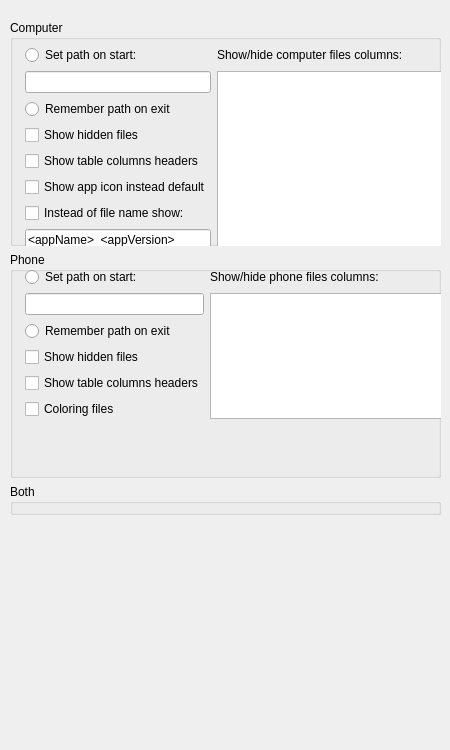
      <widget class="QWidget" name="pageSettingsFile">
       <widget class="QWidget" name="layoutWidget">
        <property name="geometry">
         <rect>
          <x>10</x>
          <y>20</y>
          <width>431</width>
          <height>721</height>
         </rect>
        </property>
        <layout class="QVBoxLayout" name="layoutFileSettings">
         <item>
          <widget class="QGroupBox" name="groupComputer">
           <property name="sizePolicy">
            <sizepolicy hsizetype="Expanding" vsizetype="Expanding">
             <horstretch>0</horstretch>
             <verstretch>0</verstretch>
            </sizepolicy>
           </property>
           <property name="title">
            <string>Computer</string>
           </property>
           <widget class="QWidget" name="layoutWidget_5">
            <property name="geometry">
             <rect>
              <x>10</x>
              <y>20</y>
              <width>502</width>
              <height>282</height>
             </rect>
            </property>
            <layout class="QGridLayout" name="gridComputer">
             <item row="1" column="1">
              <widget class="QRadioButton" name="radioComputerPath">
               <property name="sizePolicy">
                <sizepolicy hsizetype="Preferred" vsizetype="Fixed">
                 <horstretch>0</horstretch>
                 <verstretch>0</verstretch>
                </sizepolicy>
               </property>
               <property name="text">
                <string>Set path on start:</string>
               </property>
              </widget>
             </item>
             <item row="2" column="1">
              <widget class="QLineEdit" name="editComputerPath">
               <property name="sizePolicy">
                <sizepolicy hsizetype="Preferred" vsizetype="Fixed">
                 <horstretch>0</horstretch>
                 <verstretch>0</verstretch>
                </sizepolicy>
               </property>
              </widget>
             </item>
             <item row="3" column="1">
              <widget class="QRadioButton" name="radioComputerRemPath">
               <property name="sizePolicy">
                <sizepolicy hsizetype="Preferred" vsizetype="Fixed">
                 <horstretch>0</horstretch>
                 <verstretch>0</verstretch>
                </sizepolicy>
               </property>
               <property name="text">
                <string>Remember path on exit</string>
               </property>
              </widget>
             </item>
             <item row="4" column="1">
              <widget class="QCheckBox" name="checkComputerHidden">
               <property name="sizePolicy">
                <sizepolicy hsizetype="Preferred" vsizetype="Fixed">
                 <horstretch>0</horstretch>
                 <verstretch>0</verstretch>
                </sizepolicy>
               </property>
               <property name="text">
                <string>Show hidden files</string>
               </property>
              </widget>
             </item>
             <item row="5" column="1">
              <widget class="QCheckBox" name="checkShowComputerHeaders">
               <property name="enabled">
                <bool>true</bool>
               </property>
               <property name="sizePolicy">
                <sizepolicy hsizetype="Preferred" vsizetype="Fixed">
                 <horstretch>0</horstretch>
                 <verstretch>0</verstretch>
                </sizepolicy>
               </property>
               <property name="text">
                <string>Show table columns headers</string>
               </property>
              </widget>
             </item>
             <item row="2" column="0">
              <spacer name="horizontalSpacer_27">
               <property name="orientation">
                <enum>Qt::Horizontal</enum>
               </property>
               <property name="sizeType">
                <enum>QSizePolicy::Fixed</enum>
               </property>
               <property name="sizeHint" stdset="0">
                <size>
                 <width>5</width>
                 <height>20</height>
                </size>
               </property>
              </spacer>
             </item>
             <item row="2" column="4">
              <spacer name="horizontalSpacer_28">
               <property name="orientation">
                <enum>Qt::Horizontal</enum>
               </property>
               <property name="sizeType">
                <enum>QSizePolicy::Fixed</enum>
               </property>
               <property name="sizeHint" stdset="0">
                <size>
                 <width>5</width>
                 <height>20</height>
                </size>
               </property>
              </spacer>
             </item>
             <item row="9" column="1">
              <spacer name="verticalSpacer_27">
               <property name="orientation">
                <enum>Qt::Vertical</enum>
               </property>
               <property name="sizeType">
                <enum>QSizePolicy::Expanding</enum>
               </property>
               <property name="sizeHint" stdset="0">
                <size>
                 <width>20</width>
                 <height>5</height>
                </size>
               </property>
              </spacer>
             </item>
             <item row="6" column="1">
              <widget class="QCheckBox" name="checkAppIcon">
               <property name="sizePolicy">
                <sizepolicy hsizetype="Preferred" vsizetype="Fixed">
                 <horstretch>0</horstretch>
                 <verstretch>0</verstretch>
                </sizepolicy>
               </property>
               <property name="text">
                <string>Show app icon instead default</string>
               </property>
              </widget>
             </item>
             <item row="7" column="1">
              <widget class="QCheckBox" name="checkAppName">
               <property name="sizePolicy">
                <sizepolicy hsizetype="Preferred" vsizetype="Fixed">
                 <horstretch>0</horstretch>
                 <verstretch>0</verstretch>
                </sizepolicy>
               </property>
               <property name="text">
                <string>Instead of file name show:</string>
               </property>
              </widget>
             </item>
             <item row="8" column="1">
              <widget class="QLineEdit" name="editAppName">
               <property name="sizePolicy">
                <sizepolicy hsizetype="Preferred" vsizetype="Fixed">
                 <horstretch>0</horstretch>
                 <verstretch>0</verstretch>
                </sizepolicy>
               </property>
               <property name="toolTip">
                <string>Available variables:
&lt;appName&gt;
&lt;appVersion&gt;
&lt;packageName&gt;</string>
               </property>
               <property name="text">
                <string notr="true">&lt;appName&gt;_&lt;appVersion&gt;</string>
               </property>
              </widget>
             </item>
             <item row="0" column="1">
              <spacer name="verticalSpacer_26">
               <property name="orientation">
                <enum>Qt::Vertical</enum>
               </property>
               <property name="sizeType">
                <enum>QSizePolicy::Fixed</enum>
               </property>
               <property name="sizeHint" stdset="0">
                <size>
                 <width>20</width>
                 <height>5</height>
                </size>
               </property>
              </spacer>
             </item>
             <item row="1" column="2">
              <widget class="QLabel" name="label_15">
               <property name="text">
                <string>Show/hide computer files columns:</string>
               </property>
              </widget>
             </item>
             <item row="2" column="2" rowspan="7">
              <widget class="QListView" name="listComputerColumn"/>
             </item>
             <item row="2" column="3">
              <spacer name="horizontalSpacer_6">
               <property name="orientation">
                <enum>Qt::Horizontal</enum>
               </property>
               <property name="sizeHint" stdset="0">
                <size>
                 <width>40</width>
                 <height>20</height>
                </size>
               </property>
              </spacer>
             </item>
            </layout>
           </widget>
          </widget>
         </item>
         <item>
          <widget class="QGroupBox" name="groupPhone">
           <property name="sizePolicy">
            <sizepolicy hsizetype="Expanding" vsizetype="Expanding">
             <horstretch>0</horstretch>
             <verstretch>0</verstretch>
            </sizepolicy>
           </property>
           <property name="title">
            <string>Phone</string>
           </property>
           <widget class="QWidget" name="layoutWidget_6">
            <property name="geometry">
             <rect>
              <x>10</x>
              <y>10</y>
              <width>468</width>
              <height>214</height>
             </rect>
            </property>
            <layout class="QGridLayout" name="gridPhone">
             <item row="1" column="1">
              <widget class="QRadioButton" name="radioPhonePath">
               <property name="sizePolicy">
                <sizepolicy hsizetype="Preferred" vsizetype="Fixed">
                 <horstretch>0</horstretch>
                 <verstretch>0</verstretch>
                </sizepolicy>
               </property>
               <property name="text">
                <string>Set path on start:</string>
               </property>
              </widget>
             </item>
             <item row="2" column="1">
              <widget class="QLineEdit" name="editPhonePath">
               <property name="sizePolicy">
                <sizepolicy hsizetype="Preferred" vsizetype="Fixed">
                 <horstretch>0</horstretch>
                 <verstretch>0</verstretch>
                </sizepolicy>
               </property>
              </widget>
             </item>
             <item row="3" column="1">
              <widget class="QRadioButton" name="radioPhoneRemPath">
               <property name="sizePolicy">
                <sizepolicy hsizetype="Preferred" vsizetype="Fixed">
                 <horstretch>0</horstretch>
                 <verstretch>0</verstretch>
                </sizepolicy>
               </property>
               <property name="text">
                <string>Remember path on exit</string>
               </property>
              </widget>
             </item>
             <item row="4" column="1">
              <widget class="QCheckBox" name="checkPhoneHidden">
               <property name="sizePolicy">
                <sizepolicy hsizetype="Preferred" vsizetype="Fixed">
                 <horstretch>0</horstretch>
                 <verstretch>0</verstretch>
                </sizepolicy>
               </property>
               <property name="text">
                <string>Show hidden files</string>
               </property>
              </widget>
             </item>
             <item row="5" column="1">
              <widget class="QCheckBox" name="checkShowPhoneHeaders">
               <property name="enabled">
                <bool>true</bool>
               </property>
               <property name="sizePolicy">
                <sizepolicy hsizetype="Preferred" vsizetype="Fixed">
                 <horstretch>0</horstretch>
                 <verstretch>0</verstretch>
                </sizepolicy>
               </property>
               <property name="text">
                <string>Show table columns headers</string>
               </property>
              </widget>
             </item>
             <item row="7" column="1">
              <spacer name="verticalSpacer_30">
               <property name="orientation">
                <enum>Qt::Vertical</enum>
               </property>
               <property name="sizeHint" stdset="0">
                <size>
                 <width>20</width>
                 <height>40</height>
                </size>
               </property>
              </spacer>
             </item>
             <item row="3" column="0">
              <spacer name="horizontalSpacer_31">
               <property name="orientation">
                <enum>Qt::Horizontal</enum>
               </property>
               <property name="sizeType">
                <enum>QSizePolicy::Fixed</enum>
               </property>
               <property name="sizeHint" stdset="0">
                <size>
                 <width>5</width>
                 <height>20</height>
                </size>
               </property>
              </spacer>
             </item>
             <item row="3" column="4">
              <spacer name="horizontalSpacer_32">
               <property name="orientation">
                <enum>Qt::Horizontal</enum>
               </property>
               <property name="sizeType">
                <enum>QSizePolicy::Fixed</enum>
               </property>
               <property name="sizeHint" stdset="0">
                <size>
                 <width>5</width>
                 <height>20</height>
                </size>
               </property>
              </spacer>
             </item>
             <item row="0" column="1">
              <spacer name="verticalSpacer_31">
               <property name="orientation">
                <enum>Qt::Vertical</enum>
               </property>
               <property name="sizeType">
                <enum>QSizePolicy::Fixed</enum>
               </property>
               <property name="sizeHint" stdset="0">
                <size>
                 <width>20</width>
                 <height>5</height>
                </size>
               </property>
              </spacer>
             </item>
             <item row="1" column="2">
              <widget class="QLabel" name="label_16">
               <property name="text">
                <string>Show/hide phone files columns:</string>
               </property>
              </widget>
             </item>
             <item row="2" column="2" rowspan="5">
              <widget class="QListView" name="listPhoneColumn"/>
             </item>
             <item row="3" column="3">
              <spacer name="horizontalSpacer_5">
               <property name="orientation">
                <enum>Qt::Horizontal</enum>
               </property>
               <property name="sizeHint" stdset="0">
                <size>
                 <width>40</width>
                 <height>20</height>
                </size>
               </property>
              </spacer>
             </item>
             <item row="6" column="1">
              <widget class="QCheckBox" name="checkBoxColorNever">
               <property name="text">
                <string>Coloring files</string>
               </property>
              </widget>
             </item>
            </layout>
           </widget>
          </widget>
         </item>
         <item>
          <widget class="QGroupBox" name="groupBoxBoth">
           <property name="title">
            <string>Both</string>
           </property>
           <widget class="QWidget" name="layoutWidget">
            <property name="geometry">
             <rect>
              <x>10</x>
              <y>20</y>
              <width>214</width>
              <height>71</height>
             </rect>
            </property>
            <layout class="QGridLayout" name="gridBoth">
             <item row="0" column="1">
              <spacer name="verticalSpacer_5">
               <property name="orientation">
                <enum>Qt::Vertical</enum>
               </property>
               <property name="sizeType">
                <enum>QSizePolicy::Fixed</enum>
               </property>
               <property name="sizeHint" stdset="0">
                <size>
                 <width>20</width>
                 <height>5</height>
                </size>
               </property>
              </spacer>
             </item>
             <item row="1" column="0">
              <spacer name="horizontalSpacer_9">
               <property name="orientation">
                <enum>Qt::Horizontal</enum>
               </property>
               <property name="sizeType">
                <enum>QSizePolicy::Fixed</enum>
               </property>
               <property name="sizeHint" stdset="0">
                <size>
                 <width>5</width>
                 <height>20</height>
                </size>
               </property>
              </spacer>
             </item>
             <item row="1" column="1">
              <widget class="QCheckBox" name="checkBoxShowCopyConfirmation">
               <property name="text">
                <string>show copy confirmation</string>
               </property>
               <property name="checked">
                <bool>true</bool>
               </property>
              </widget>
             </item>
             <item row="1" column="2">
              <spacer name="horizontalSpacer_8">
               <property name="orientation">
                <enum>Qt::Horizontal</enum>
               </property>
               <property name="sizeType">
                <enum>QSizePolicy::Fixed</enum>
               </property>
               <property name="sizeHint" stdset="0">
                <size>
                 <width>5</width>
                 <height>20</height>
                </size>
               </property>
              </spacer>
             </item>
             <item row="2" column="1">
              <spacer name="verticalSpacer_6">
               <property name="orientation">
                <enum>Qt::Vertical</enum>
               </property>
               <property name="sizeType">
                <enum>QSizePolicy::Fixed</enum>
               </property>
               <property name="sizeHint" stdset="0">
                <size>
                 <width>20</width>
                 <height>5</height>
                </size>
               </property>
              </spacer>
             </item>
            </layout>
           </widget>
          </widget>
         </item>
         <item>
          <spacer name="verticalSpacer_42">
           <property name="orientation">
            <enum>Qt::Vertical</enum>
           </property>
           <property name="sizeHint" stdset="0">
            <size>
             <width>20</width>
             <height>20</height>
            </size>
           </property>
          </spacer>
         </item>
        </layout>
       </widget>
      </widget>
